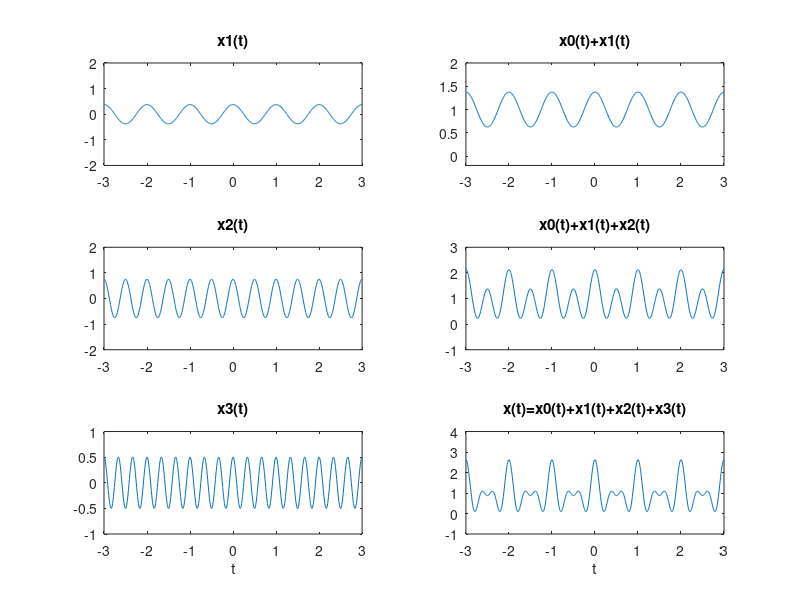

MATLAB code to generate this figure:
clc
clear all
close all
t = -3:0.01:3; % duration of signal
% dc component for k=0
x0 = 1;
% first harmonic components for k=-1 and k=1
x1 = (1/4)*exp(j*(-1)*2*pi*t)+(1/8)*exp(j*(1)*2*pi*t);
y1 = x0 + x1; % sum of dc component and first harmonic
% second harmonic components for k=-2 and k=2
x2 = (1/2)*exp(j*(-2)*2*pi*t)+(1/4)*exp(j*(2)*2*pi*t);
y2 = y1 + x2; % sum of all components until second harmonic
% third harmonic components for k=-3 and k=3
x3 = (1/3)*exp(j*(-3)*2*pi*t)+(1/6)*exp(j*(3)*2*pi*t);
x = x0 + x1 + x2 + x3; % sum of all components until third harmonic
figure;
subplot(3,2,1);
plot(t,x1);
axis([-3 3 -2 2]);
title('x1(t)');
subplot(3,2,2);
plot(t,y1);
axis([-3 3 -0.2 2]);
title('x0(t)+x1(t)');
subplot(3,2,3);
plot(t,x2);
axis([-3 3 -2 2]);
title('x2(t)');
subplot(3,2,4);
plot(t,y2);
axis([-3 3 -1 3]);
title('x0(t)+x1(t)+x2(t)');
subplot(3,2,5);
plot(t,x3);
xlabel('t');
axis([-3 3 -1 1]);
title('x3(t)');
subplot(3,2,6);
plot(t,x);
xlabel('t');
axis([-3 3 -1 4]);
title('x(t)=x0(t)+x1(t)+x2(t)+x3(t)');